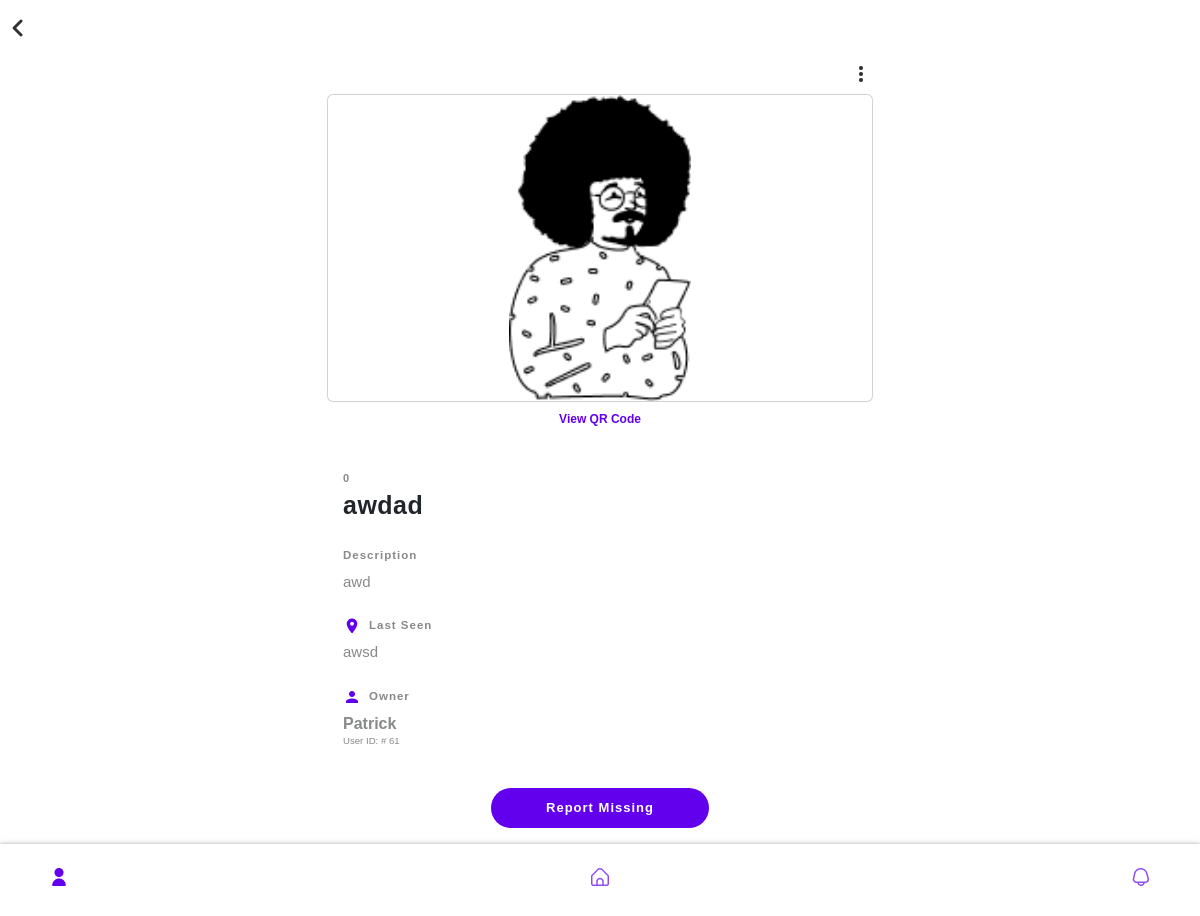
Screenshot of /view-item.php?item_id=135 (signed in) with the database file from the repository.
### tables this page shows
CREATE TABLE `registered_items` (
  `item_id` int(11) NOT NULL,
  `user_id` int(11) NOT NULL,
  `user_name` varchar(100) NOT NULL,
  `item_name` varchar(255) NOT NULL,
  `item_image` varchar(255) NOT NULL,
  `item_description` text NOT NULL,
  `last_seen` varchar(255) NOT NULL,
  `posted_date` timestamp NOT NULL DEFAULT current_timestamp(),
  `qrcode_image` varchar(255) NOT NULL,
  `is_missing` varchar(20) NOT NULL DEFAULT 'Not Missing',
  `qr_data` text DEFAULT NULL
);

CREATE TABLE `users` (
  `user_id` int(11) NOT NULL,
  `name` varchar(255) NOT NULL,
  `username` varchar(255) NOT NULL,
  `email` varchar(255) NOT NULL,
  `password` varchar(255) NOT NULL,
  `p_p` varchar(255) DEFAULT 'user-default.png',
  `code` text NOT NULL,
  `is_admin` tinyint(1) NOT NULL,
  `last_seen` datetime NOT NULL DEFAULT current_timestamp()
);

### view-item.php (the view, shortened to what this page needs)
<?php
include 'config.php';
if (isset($_GET['item_id'])) {
  $itemId = $_GET['item_id'];
  $itemSql = "SELECT * FROM registered_items WHERE item_id='$itemId'";
  $itemResult = mysqli_query($conn, $itemSql);
  if ($itemResult && mysqli_num_rows($itemResult) == 1) {
    $item = mysqli_fetch_assoc($itemResult);
  } else {
    header("Location: user-page.php");
    exit();
  }
} else {
  header("Location: user-page.php");
  exit();
}
$email = $_SESSION['SESSION_EMAIL'];
$sql = "SELECT * FROM users WHERE email='$email'";
$result = mysqli_query($conn, $sql);
if ($result && mysqli_num_rows($result) == 1) {
  $row = mysqli_fetch_assoc($result);
  $userName = $row['name'];
} else {
  header("Location: login.php");
  exit();
}
?>
<!DOCTYPE html>
<html lang="en">
<head>
  <link href="https://cdn.jsdelivr.net/npm/bootstrap@5.3.0-alpha1/dist/css/bootstrap.min.css" rel="stylesheet">
  <link href="https://cdnjs.cloudflare.com/ajax/libs/font-awesome/5.15.4/css/all.min.css" rel="stylesheet">
  <link rel="stylesheet" href="https://cdnjs.cloudflare.com/ajax/libs/izimodal/1.6.0/css/iziModal.min.css">
</head>
<body>
  <a href="user-page.php"><img src="back.png" alt="" id="back-icon"></a>
  <div class="container">
    <div class="row justify-content-md-center">
      <div class="col-md-6 item-box">
        <div class="dropdown text-end">
          <a href="#" role="button" id="moreDropdown" data-bs-toggle="dropdown" aria-expanded="false">
            <img src="more_vert.png" alt="" id="more-icon">
          </a>
        </div>
        <div class="card mb-1 mt-4">
          <div id="imageCarousel" class="carousel slide" data-bs-ride="carousel">
            <div class="carousel-inner">
              <?php
              $images = explode(',', $item['item_image']);
              $active = 'active';
              foreach ($images as $image) {
                echo '<div class="carousel-item ' . $active . '">';
                echo '<div class="image-wrapper">';
                echo '<img src="' . $image . '" class="card-img-top" alt="Item Image">';
                echo '</div>';
                echo '</div>';
                $active = '';
              }
              ?>
            </div>
          </div>
        </div>
        <div class="text-center">
          <a href="#" class="view-qr-link" onclick="openModal()">View QR Code</a>
        </div>
        <div class="card mb-4 item-detail-card">
          <div class="card-body">
            <p class="item-status"><?php echo $item['is_missing']; ?></p>
            <h5 class="card-title"><?php echo $item['item_name']; ?></h5>
            <p class="item-description-title">Description</p>
            <p class="card-text item-description-text"><?php echo $item['item_description']; ?></p>
            <p class="last-seen-title"><img src="location_on.png" alt="" class="location-icon"></i>Last Seen</p>
            <p class="card-text last-seen-text"></i><?php echo $item['last_seen']; ?></p>
            <p class="user-title"><img src="person.png" alt="" class="person-icon">Owner</p>
            <p class="card-text owner-name"><?php echo $userName; ?></p>
            <p class="card-text owner-id"><small>User ID: # <?php echo $item["user_id"]; ?></small></p>
          </div>
          <div class="report-btn-container text-center">
            <button class="report-missing-btn" id="reportMissingBtn">Report Missing</button>
          </div>
        </div>
      </div>
    </div>
  </div>
  <div class="navbar">
    <a href="user-page.php" class="active" onclick="changeImage('user')"><img src="fi-sr-user.png" alt=""
        class="left-icon" id="user-icon"></a>
    <a href="main-page.php" onclick="changeImage('home')"><img src="fi-rr-home.png" alt="" class="middle-icon"
        id="home-icon"></a>
    <a href="notif-page.php" onclick="changeImage('bell')"><img src="fi-rr-bell.png" alt="" class="right-icon"
        id="bell-icon"></a>
  </div>
</body>
</html>

### view-item.php (style rules this page uses)
body { font-family: "Poppins", sans-serif; }
html { scrollbar-width: none; }
.navbar { position: fixed; bottom: 0; left: 0; width: 100%; background-color: #fff; color: #fff; padding: 20px 0; text-align: center; box-shadow: 0 2px 6px rgba(0, 0, 0, 0.7); }
.navbar a { color: #fff; text-decoration: none; margin: 0 10px; margin-bottom: 0.5rem; }
.left-icon { margin-left: 2.5rem; }
.right-icon { margin-right: 2.5rem; }
p { font-family: "Poppins", sans-serif; font-weight: 100; font-style: normal; color: #e1def9; }
@media (min-width: 768px) { p { margin-top: 1.5rem; } }
#back-icon { margin-top: 10px; }
#more-icon { margin-top: 5px; margin-bottom: -1.6rem; }
.image-wrapper { position: relative; width: 100%; height: 0; padding-top: 56.25%; overflow: hidden; }
.image-wrapper img { position: absolute; top: 0; left: 0; width: 100%; height: 100%; object-fit: contain; object-position: center; }
.card-title { font-size: 25px; font-weight: bold; margin-top: -0.8rem; margin-bottom: 1.7rem; letter-spacing: 0.5px; }
.item-detail-card { border: none; }
.item-status { color: #33363896; font-size: 11px; font-weight: bold; }
.item-description-title { color: #33363896; font-size: 11.5px; letter-spacing: 1px; font-weight: bold; }
.item-description-text { color: #33363896; font-size: 15px; margin-top: -0.6rem; margin-bottom: 1.5rem; }
.last-seen-title { color: #33363896; font-size: 11.5px; letter-spacing: 1px; font-weight: bold; }
.location-icon { color: #6200EE; margin-right: 0.5rem; font-weight: 900; }
.last-seen-text { color: #33363896; font-size: 15px; margin-top: -0.6rem; margin-bottom: 1.5rem; }
.user-title { color: #33363896; font-size: 11.5px; letter-spacing: 1px; font-weight: bold; }
.person-icon { color: #6200EE; margin-right: 0.5rem; font-weight: 900; }
button { font-family: "Poppins", sans-serif; padding: 10px 55px 10px 55px; font-size: 13px; font-weight: bold; background-color: #6200EE; letter-spacing: 1px; color: #fff; border: none; cursor: pointer; border-radius: 25px 25px; transition: 200ms ease-in-out; margin-top: 1.5rem; }
.owner-name { color: #33363896; font-weight: bold; margin-top: -0.6rem; margin-bottom: -0.2rem; }
.item-box { overflow-y: auto; max-height: calc(100vh - 110px); }
.view-qr-link { text-decoration: none; color: #6200EE; font-weight: bold; font-size: 12px; text-align: center; }
.owner-id { color: #33363896; font-size: 11px; margin-top: -0.3rem; }
.text-end { text-align: end; }

### rows the page displays
registered_items: item_image (picture), is_missing "0", item_name "awdad", item_description "awd", last_seen "awsd", user "61"
users: name "Patrick"
